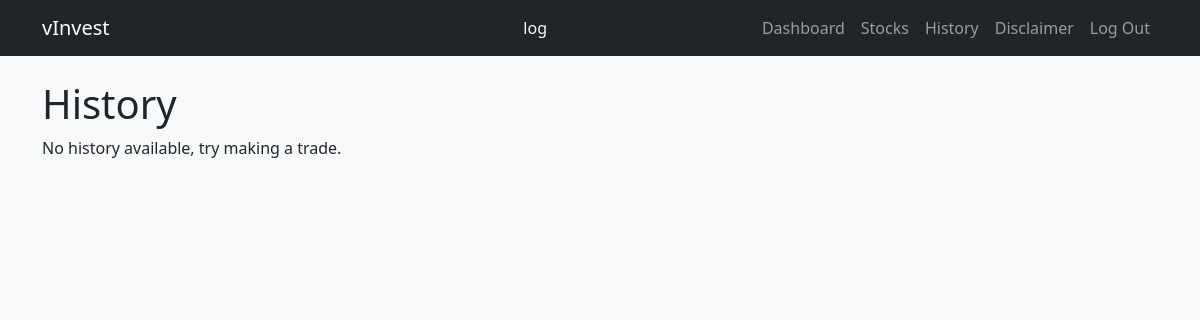
Before: /history/ (signed in) with the older database file.
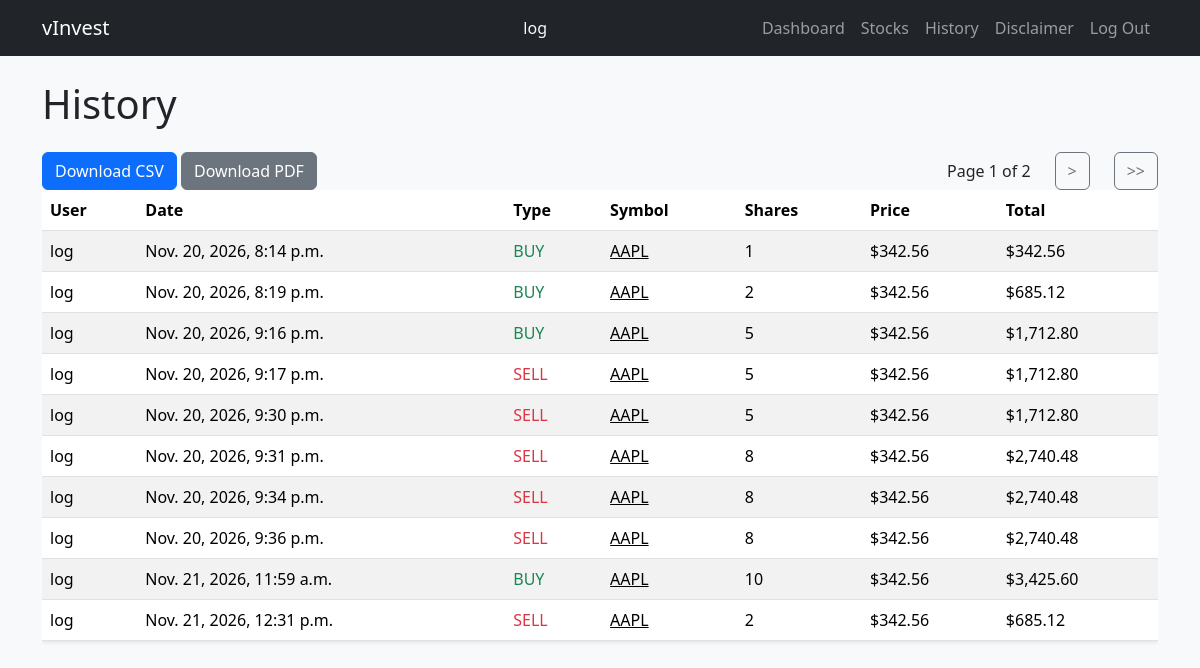
After: the same page with the newer database file.
### core/models.py (models this page shows, shortened)
class Trade(models.Model):
    class TradeType(models.TextChoices):
        BUY = "BUY", "Buy"
        SELL = "SELL", "Sell"
    user = models.ForeignKey(
        settings.AUTH_USER_MODEL,
        on_delete=models.CASCADE,
        related_name="trades",
    )
    date = models.DateTimeField(default=timezone.now, db_index=True)
    trade_type = models.CharField(max_length=4, choices=TradeType.choices)
    stock = models.ForeignKey(
        Stock,
        on_delete=models.CASCADE,
        related_name="trades",
    )
    shares = models.PositiveIntegerField()
    price = models.DecimalField(max_digits=12, decimal_places=2)
    class Meta:
        ordering = ["date"]

class Stock(models.Model):
    symbol = models.CharField(max_length=5, unique=True)
    desc = models.TextField()

### core/views.py (the view)
# urls.py: path("history/", core_views.history, name="history"),
@login_required
def history(request):
    trades = models.Trade.objects.filter(user=request.user)
    paginator = Paginator(trades, 10)
    page = request.GET.get("page")
    trades = paginator.get_page(page)
    for trade in trades:
        trade.total = trade.shares * trade.price
    return render(request, 'core/history.html', { "trades": trades })

### core/templates/core/history.html (shortened to what this page needs)
{% extends 'core/base.html' %}
{% block body %}
<h1>History</h1>
{% if trades %}
  <div class="row justify-content-between mt-4">
    <div class="col-auto">
      <a class="btn btn-primary" href="{% url 'csv' %}">Download CSV</a>
      <a class="btn btn-secondary" href="{% url 'pdf' %}">Download PDF</a>
    </div>
    <div class="col-auto">
      <div class="row justify-content-end align-items-center">
        <div class="col-auto">
          <span>Page {{ trades.number }} of {{ trades.paginator.num_pages }}</span>
        </div>
        {% if trades.has_next %}
          <div class="col-auto">
            <a
              class="btn btn-outline-secondary"
              href="{% querystring page=trades.next_page_number %}">
              >
            </a>
          </div>
          <div class="col-auto">
            <a
              class="btn btn-outline-secondary"
              href="{% querystring page=trades.paginator.num_pages %}"
            >
              >>
            </a>
          </div>
        {% endif %}
      </div>
    </div>
  </div>
  <div class="table-responsive">
    <table class="table table-striped align-middle shadow-sm">
      <thead>
        <tr>
          <th>User</th>
          <th>Date</th>
          <th>Type</th>
          <th>Symbol</th>
          <th>Shares</th>
          <th>Price</th>
          <th>Total</th>
        </tr>
      </thead>
      <tbody>
        {% for trade in trades %}
          <tr>
            <td>{{ trade.user.username }}</td>
            <td>{{ trade.date }}</td>
            {% if trade.trade_type == "BUY" %}
              <td class="text-success">{{ trade.trade_type }}</td>
            {% else %}
              <td class="text-danger">{{ trade.trade_type }}</td>
            {% endif %}
            <td>
              <a class="link-body-emphasis"
                href="{% url 'stock-details' trade.stock.symbol %}"
              >
                {{ trade.stock.symbol }}
              </a>
            </td>
            <td>{{ trade.shares }}</td>
            <td>${{ trade.price|floatformat:"2g" }}</td>
            <td>${{ trade.total|floatformat:"2g" }}</td>
          </tr>
        {% endfor %}
      </tbody>
    </table>
  </div>
{% else %}
  <p>No history available, try making a trade.</p>
{% endif %}
{% endblock %}

### core/templates/core/base.html (shortened to what this page needs)
{% load static %}
<!DOCTYPE html>
<html lang="en">
<head>
  <link href="https://cdn.jsdelivr.net/npm/bootstrap@5.3.8/dist/css/bootstrap.min.css" rel="stylesheet">
  <link rel="stylesheet" href="{% static 'css/styles.css' %}">
</head>
<body class="bg-light">
  <nav class="navbar navbar-expand-md navbar-dark bg-dark">
    <div class="container">
      <a class="navbar-brand me-auto" href="{% url 'dashboard' %}">vInvest</a>
      <span class="navbar-text mx-md-auto text-light">
        {{user.username}}
      </span>
      <ul class="navbar-nav">
        <li class="nav-item">
          <a class="nav-link" href="{% url 'dashboard' %}">Dashboard</a>
        </li>
        <li class="nav-item">
          <a class="nav-link" href="{% url 'stocks' %}">Stocks</a>
        </li>
        <li class="nav-item">
          <a class="nav-link" href="{% url 'history' %}">History</a>
        </li>
        <li class="nav-item">
          <a class="nav-link" href="{% url 'disclaimer' %}">Disclaimer</a>
        </li>
        <li class="nav-item">
          <form action="{% url 'logout' %}" method="post">
              <button class="nav-link" type="submit"">
                  Log Out
              </button>
          </form>
        </li>
      </ul>
    </div>
  </nav>
  <div class="container mt-4">
    {% block body %}
    {% endblock %}
  </div>
</body>
</html>

Changed rows visible on the page:
added Trade: user.username "log", date "Nov. 20, 2026, 8:14 p.m.", trade_type "BUY", stock.symbol "AAPL", shares "1", price "342.56", total "342.56"
added Trade: user.username "log", date "Nov. 20, 2026, 8:19 p.m.", trade_type "BUY", stock.symbol "AAPL", shares "2", price "342.56", total "685.12"
added Trade: user.username "log", date "Nov. 20, 2026, 9:16 p.m.", trade_type "BUY", stock.symbol "AAPL", shares "5", price "342.56", total "1,712.80"
added Trade: user.username "log", date "Nov. 20, 2026, 9:17 p.m.", trade_type "SELL", stock.symbol "AAPL", shares "5", price "342.56", total "1,712.80"
added Trade: user.username "log", date "Nov. 20, 2026, 9:30 p.m.", trade_type "SELL", stock.symbol "AAPL", shares "5", price "342.56", total "1,712.80"
added Trade: user.username "log", date "Nov. 20, 2026, 9:31 p.m.", trade_type "SELL", stock.symbol "AAPL", shares "8", price "342.56", total "2,740.48"
added Trade: user.username "log", date "Nov. 20, 2026, 9:34 p.m.", trade_type "SELL", stock.symbol "AAPL", shares "8", price "342.56", total "2,740.48"
added Trade: user.username "log", date "Nov. 20, 2026, 9:36 p.m.", trade_type "SELL", stock.symbol "AAPL", shares "8", price "342.56", total "2,740.48"
added Trade: user.username "log", date "Nov. 21, 2026, 11:59 a.m.", trade_type "BUY", stock.symbol "AAPL", shares "10", price "342.56", total "3,425.60"
added Trade: user.username "log", date "Nov. 21, 2026, 12:31 p.m.", trade_type "SELL", stock.symbol "AAPL", shares "2", price "342.56", total "685.12"
Other visible differences:
{{ trades.number }}: (not shown) → "1"
{{ trades.paginator.num_pages }}: (not shown) → "2"
text no longer shown: "No history available, try making a trade."
text now shown: "Download CSV Download PDF Page of > >> User Date Type Symbol Shares Price Total"
